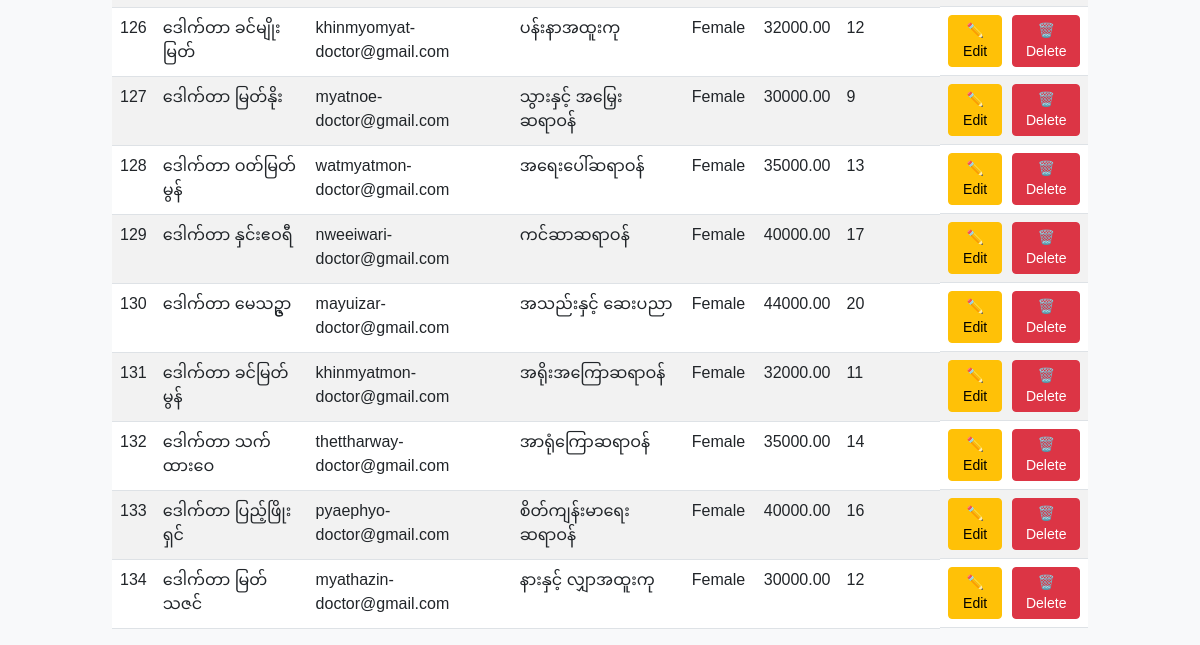
The app's page /PHP/admin_dashboard.php (lower part), older data.
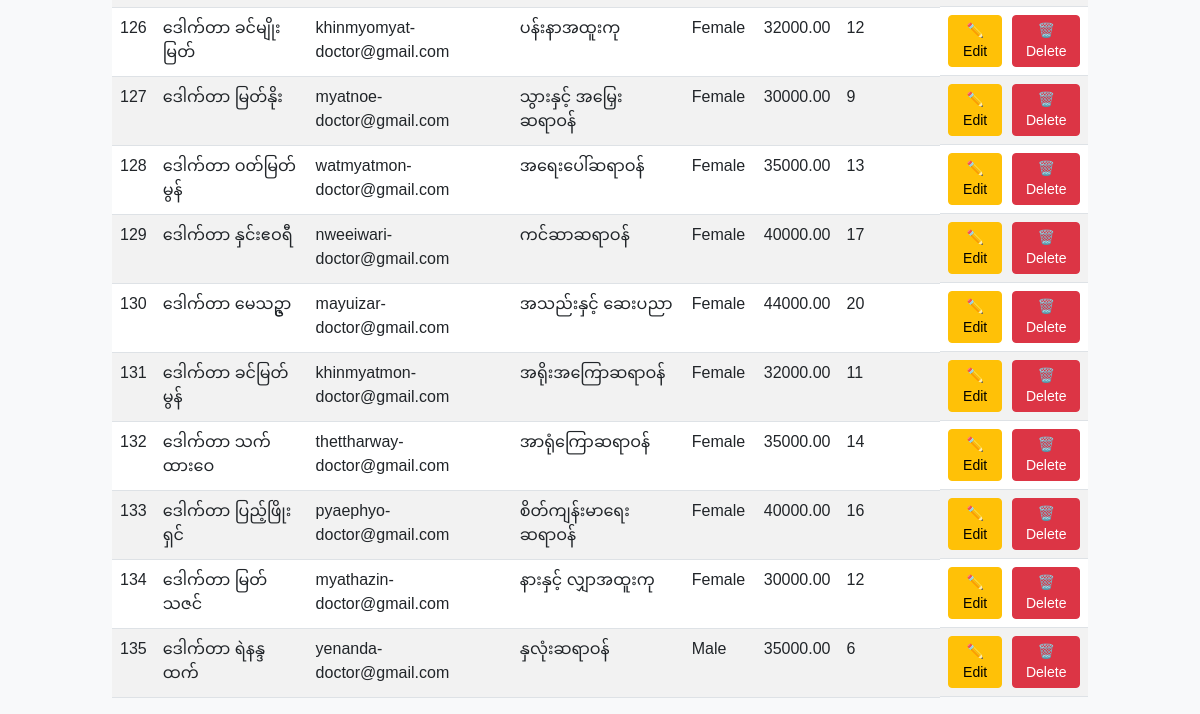
The same page, newer data.
### tables this page shows
CREATE TABLE IF NOT EXISTS `doctors` (
  `doctor_id` int NOT NULL AUTO_INCREMENT,
  `name` varchar(100) NOT NULL,
  `email` varchar(100) NOT NULL,
  `password` varchar(255) NOT NULL,
  `job_type` varchar(100) NOT NULL,
  `credential` text NOT NULL,
  `gender` enum('Male','Female','Other') NOT NULL,
  `consultation_fee` decimal(10,2) NOT NULL DEFAULT '0.00',
  `profile` text NOT NULL,
  `profile_image` varchar(255) NOT NULL,
  `experience` varchar(255) NOT NULL,
  PRIMARY KEY (`doctor_id`)
);

### PHP/admin_dashboard.php (the view, shortened to what this page needs)
<?php
$conn = new mysqli('localhost', 'root', '', 'project');
$conn->set_charset('utf8mb4');
$doctors = $conn->query('SELECT * FROM doctors');
?>
<!DOCTYPE html>
<html lang="en">
<head>
    <link href="https://cdn.jsdelivr.net/npm/bootstrap@5.3.0/dist/css/bootstrap.min.css" rel="stylesheet">
    <link rel="stylesheet" href="https://cdnjs.cloudflare.com/ajax/libs/font-awesome/6.4.2/css/all.min.css">
</head>
<body>
    <div class="container">
        <table class="table table-striped fade-in">
            <tbody>
                <?php while ($row = $doctors->fetch_assoc()): ?>
                <tr>
                    <td><?= $row['doctor_id'] ?></td>
                    <td><?= htmlspecialchars($row['name']) ?></td>
                    <td><?= htmlspecialchars($row['email']) ?></td>
                    <td><?= htmlspecialchars($row['job_type']) ?></td>
                    <td><?= htmlspecialchars($row['gender']) ?></td>
                    <td><?= htmlspecialchars($row['consultation_fee']) ?></td>
                    <td><?= htmlspecialchars($row['experience']) ?></td>
                    <td class="btn-action">
                        <button class="btn btn-warning btn-sm"
                            onclick="editDoctor(<?= htmlspecialchars(json_encode($row)) ?>)">✏️ Edit</button>
                        <a href="?delete_doctor=<?= $row['doctor_id'] ?>" class="btn btn-danger btn-sm"
                            onclick="return confirm('Are you sure?')">🗑️ Delete</a>
                    </td>
                </tr>
                <?php endwhile; ?>
            </tbody>
        </table>
    </div>
</body>
</html>

Row changes from the older to the newer data that the page shows:
added doctors: doctor_id "135", name "‌ဒေါက်တာ ရဲနန္ဒထက်", email "yenanda-doctor@gmail.com", job_type "နှလုံးဆရာဝန်", gender "Male", consultation_fee "35000.00", experience "6"
